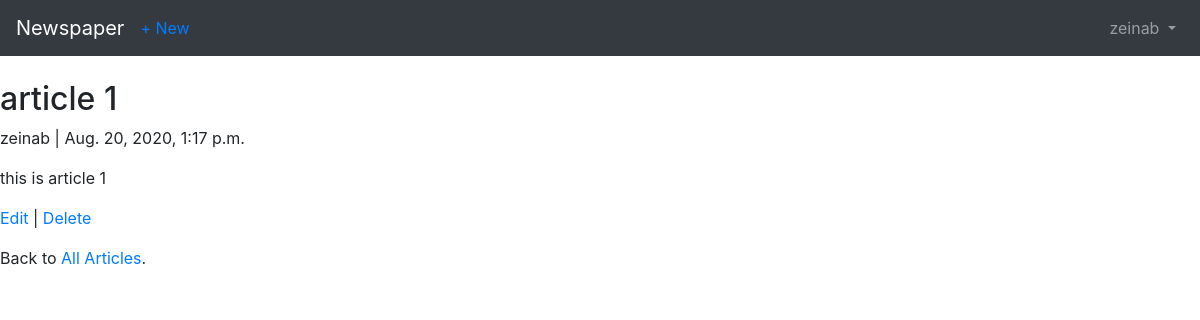
The app's page /articles/1/ (signed in), older data.
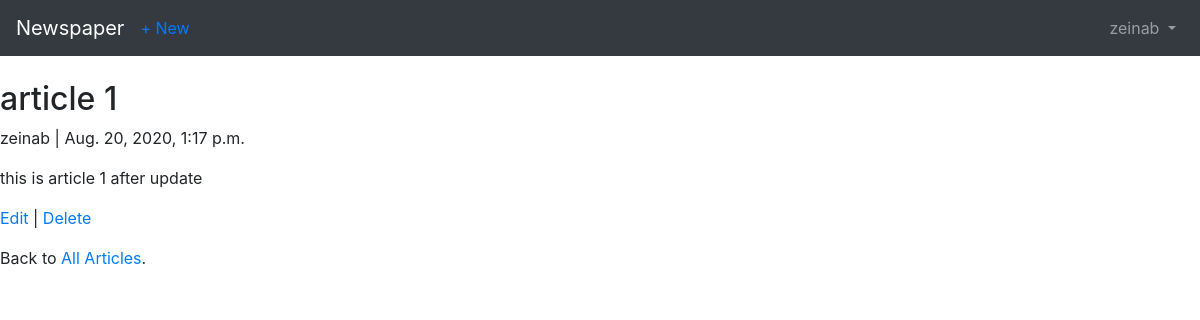
The same page, newer data.
### articles/models.py (models this page shows, shortened)
class Artical(models.Model):
    title = models.CharField(max_length=255)
    body = models.TextField()
    date = models.DateTimeField(auto_now_add=True)
    author = models.ForeignKey(get_user_model(),on_delete=models.CASCADE)

### users/models.py (models this page shows)
class CustomUser(AbstractUser):
    age = models.PositiveIntegerField(null=True,blank=True)

### articles/views.py (the view)
# urls.py: path("<int:pk>/",ArticleDetailView.as_view(),name="article_detail"),
class ArticleDetailView(LoginRequiredMixin,DetailView):
    model = Artical
    template_name="article_detail.html"
    login_url = "login"

### templates/article_detail.html
{% extends 'base.html' %}
{% block content %}
    <div class="article-entry">
        <h2>{{ object.title }}</h2>
        <p>{{ object.author}} | {{ object.date }}</p>
        <p>{{ object.body }}</p>
    </div>
    <p><a href="{% url 'article_edit' article.pk %}">Edit</a> |
        <a href="{% url 'article_delete' article.pk %}">Delete</a>
    </p>
    <p>Back to <a href="{% url 'article_list' %}">All Articles</a>.</p>
{% endblock content %}

Row changes from the older to the newer data that the page shows:
changed Artical "article 1": body "this is article 1" → "this is article 1 after update"
